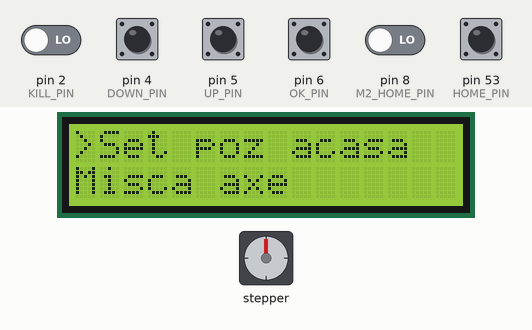
Simulated run of this sketch. Board: Arduino Mega 2560, built with avr-gcc and run on an emulated ATmega2560. Parts: stepper motor, 16×2 character LCD. Wiring (inferred from the names in the program): stepper motor driver (200 steps per turn assumed): step pin 51; direction pin 52. The test bench sets the inputs (shaded band); at power-on: pin 4 (DOWN_PIN), pin 5 (UP_PIN), pin 53 (HOME_PIN) HIGH, pin 2 (KILL_PIN), pin 6 (OK_PIN), pin 8 (M2_HOME_PIN) LOW. What the sketch prints to the serial monitor is not drawn.

Above: at 1.2 s.
1.3 s: pin 4 (DOWN_PIN) pulled LOW for 1 s
At 2.8 s:
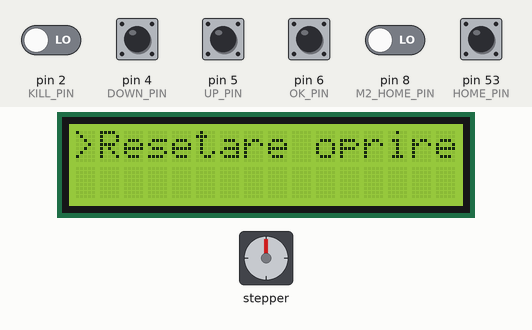
3.8 s: pin 6 (OK_PIN) pulled LOW for 1 s
At 3.99 s:
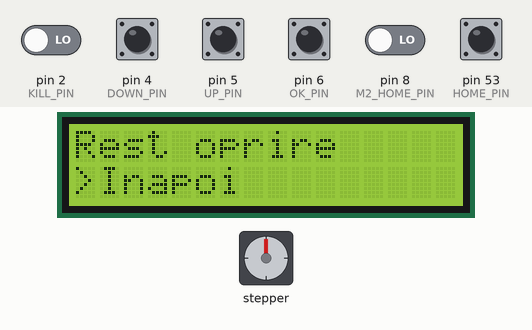
6.3 s: pin 5 (UP_PIN) pulled LOW for 0.15 s
At 7.2 s:
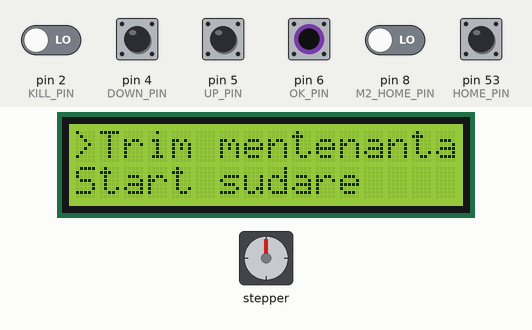
8.0 s: pin 5 (UP_PIN) pulled LOW for 1 s
At 8.25 s:
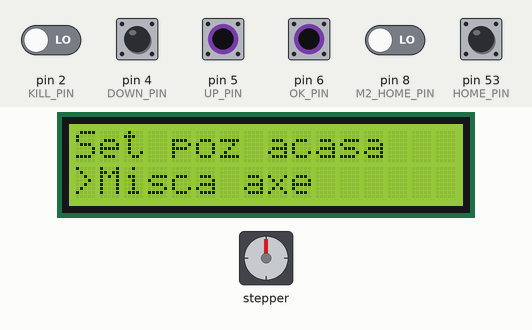
10.5 s: pin 6 (OK_PIN) pulled LOW for 0.15 s
At 11.8 s:
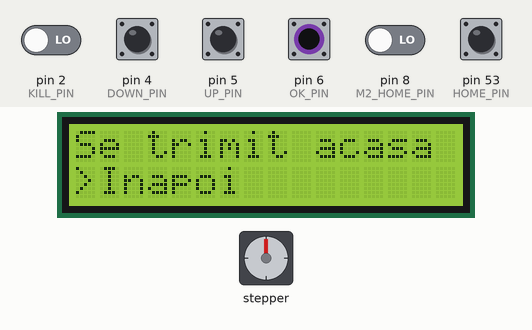
12.1 s: pin 4 (DOWN_PIN) driven LOW and pin 6 (OK_PIN) driven LOW
At 14.85 s:
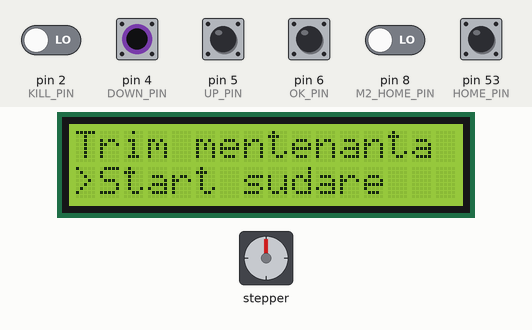
Timing chart, 0 to 18.0 s (numbered marks = the images above; inputs shaded):
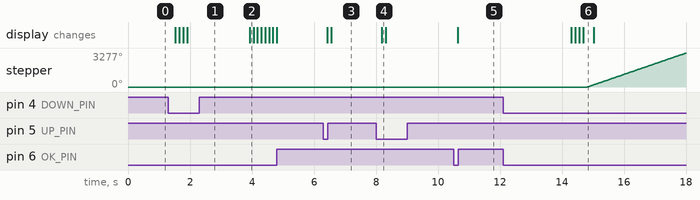

The sketch:

InterfaceTest.ino
```cpp
volatile int opresteTot = 1;
void ISR_opresteTot(){
  opresteTot  =0;
 // Serial.println("STOPPED");
}
class StepperMotor{
private:
  int pinStep;
  int pinDir;
  int pinHome;
  int poz;
  int pozMentenanta;
  int vMin;
  int vMax;
  bool areMentenanta;
public:
  StepperMotor(int pinDir, int pinStep, int pinHome, int vMin, int vMax){
    this->pinDir = pinDir;
    this->pinStep = pinStep;
    this->pinHome = pinHome;
    this->vMin = vMin;
    this->vMax = vMax;
    digitalWrite(this-> pinDir, HIGH);
    areMentenanta = false;
    this->poz = 9999999999999;
  }
  void setVMin(int v){
    this->vMin = v;
  }
  void setVMax(int v){
    this->vMax = v;
  }
  void setPozMentenanta(int p){
    this->pozMentenanta = p;
  }
  void step(int steps){
    if(steps > 0){
      digitalWrite(pinDir, HIGH);
      poz += steps;
    }else{
      Serial.println(poz, steps);
      digitalWrite(pinDir, LOW);
      if(steps * (-1) > poz){ // Cazul in care il pun sa mearga inpoi mai mult decat poz home
        steps = poz * (-1);
      }
      steps = (-1) * steps;
      poz -= steps;
      Serial.println(steps);
    }

    int change = 2;
    int rampUpStop = (vMin-vMax) / change;
    if (rampUpStop > steps / 2){
       rampUpStop = steps / 2;
    }
    int rampDownStart = steps - rampUpStop;
    int d = vMin;
    for (int i=0;i<steps;i++){
        digitalWrite(pinStep * opresteTot , HIGH);
        digitalWrite(pinStep * opresteTot , LOW);
        delayMicroseconds(d);
        if (i < rampUpStop)
            d -= change;
         else if (i > rampDownStart )
            d += change;
      }
   }


  void seteazaHome(bool sens, int nrPasi, int nrPasiInainte, int nrPasiIncet){
//    if (sens == false){
//      digitalWrite(pinDir, LOW);
//    } else{
//      digitalWrite(pinDir, HIGH);
//    }
    while(digitalRead(pinHome)){
      step(nrPasi);
      delay(5);
    }

    delay(1000);
    step (nrPasiInainte);
    delay(1000);
    while(digitalRead(pinHome)){
      step(nrPasiIncet);
      delay(5);
    }
    poz = 0;
  }
  void trimiteLaMentenanta(){
    step(pozMentenanta-poz);
    areMentenanta = true;
  }
  void trimiteLaAcasa(){
      step(-1*poz);
  }
  bool getAreMentenanta(){
    return areMentenanta;
  }

};

// #########################################################################################

#include <LinkedList.h>
#include <StateMachine.h>
#include <String.h>
#include <Wire.h>
#include <LiquidCrystal_I2C.h>


LiquidCrystal_I2C lcd(0x27,16,2);

#define DOWN_PIN  4
#define UP_PIN    5
#define OK_PIN    6

#define CS_PIN         10
#define DIR_PIN        52
#define STEP_PIN       51
#define HOME_PIN       53
#define KILL_PIN       2

#define M2_HOME_PIN    8
#define M2_DIR_PIN     7
#define M2_STEP_PIN    6

StepperMotor motor1(DIR_PIN, STEP_PIN, HOME_PIN, 1500, 500);
StepperMotor motor2(M2_DIR_PIN, M2_STEP_PIN, M2_HOME_PIN, 1400, 300);

const int STATE_DELAY = 100;
int randomState = 0;
StateMachine machine = StateMachine();
State* S_SetPozAcasa       = machine.addState(&D_SetPozAcasa);
State* S_TrimitAcasa       = machine.addState(&D_TrimitAcasa);
State* S_MiscaAxe          = machine.addState(&D_MiscaAxe);
  State* S_InapoiMiscaAxe  = machine.addState(&D_InapoiMiscaAxe);
  State* S_MiscaAxa1       = machine.addState(&D_MiscaAxa1);
  State* S_MiscaAxa2       = machine.addState(&D_MiscaAxa2);
  State* S_MiscaAxa3       = machine.addState(&D_MiscaAxa3);
  State* S_MiscaAxa4       = machine.addState(&D_MiscaAxa4);
State* S_TrimiteMentenanta = machine.addState(&D_TrimiteMentenanta);
State* S_StartSudare       = machine.addState(&D_StartSudare);
State* S_ProcedeuSudare    = machine.addState(&D_ProcedeuSudare);
State* S_Resetare          = machine.addState(&D_Resetare);
State* S_ResetKill         = machine.addState(&D_ResetKill);

String selecteazaText(String txt){
  return ">" + txt;
};
void afisInfo(String txt1, bool sel, String txt2){
  lcd.clear();
  if(sel){
    lcd.setCursor(0,0);
    lcd.print(selecteazaText(txt1));
    lcd.setCursor(0,1);
    lcd.print(txt2);
  } else {
    lcd.setCursor(0,0);
    lcd.print(txt1);
    lcd.setCursor(0,1);
    lcd.print(selecteazaText(txt2));
  }
}

String I_SetPozAcasa = "Set poz acasa";
String I_MiscaAxe    = "Misca axe";
String I_TrimiteMentenanta = "Trim mentenanta";
String I_StartSudare = "Start sudare";
String I_Resetare    = "Resetare oprire";
String I_Inapoi      = "Inapoi";
String I_MiscaAxa   = "Misca axa";


//#####################################################################################################################################
void setup() {
  Serial.begin(9600);
  randomSeed(A0);
  pinMode(DOWN_PIN, INPUT_PULLUP);
  pinMode(UP_PIN, INPUT_PULLUP);
  pinMode(OK_PIN, INPUT_PULLUP);


  pinMode(DIR_PIN, OUTPUT);
  pinMode(STEP_PIN, OUTPUT);
  pinMode(HOME_PIN, INPUT_PULLUP);
  attachInterrupt(digitalPinToInterrupt(KILL_PIN), ISR_opresteTot, CHANGE);

  lcd.init();
  lcd.backlight();

  S_SetPozAcasa->addTransition(&T_BDown, S_MiscaAxe);
  S_SetPozAcasa->addTransition(&T_BOk, S_TrimitAcasa);

  S_TrimitAcasa->addTransition(&T_BOk, S_SetPozAcasa);

  S_MiscaAxe->addTransition(&T_BUp, S_SetPozAcasa);
  S_MiscaAxe->addTransition(&T_BDown, S_TrimiteMentenanta);
  S_MiscaAxe->addTransition(&T_BOk, S_InapoiMiscaAxe);
    S_InapoiMiscaAxe->addTransition(&T_BOk, S_MiscaAxe);
    S_InapoiMiscaAxe->addTransition(&T_BDown, S_MiscaAxa1);

    S_MiscaAxa1->addTransition(&T_BUp, S_InapoiMiscaAxe);
    S_MiscaAxa1->addTransition(&T_BDown, S_MiscaAxa2);

    S_MiscaAxa2->addTransition(&T_BUp, S_MiscaAxa1);
    S_MiscaAxa2->addTransition(&T_BDown, S_MiscaAxa3);

    S_MiscaAxa3->addTransition(&T_BUp, S_MiscaAxa2);
    S_MiscaAxa3->addTransition(&T_BDown, S_MiscaAxa4);

    S_MiscaAxa4->addTransition(&T_BUp, S_MiscaAxa3);

  S_TrimiteMentenanta->addTransition(&T_BUp, S_MiscaAxe);
  S_TrimiteMentenanta->addTransition(&T_BDown, S_StartSudare);

  S_StartSudare->addTransition(&T_BUp, S_TrimiteMentenanta);
  S_StartSudare->addTransition(&T_BOk, S_ProcedeuSudare);
   S_ProcedeuSudare->addTransition(&T_BOk, S_StartSudare);
  S_StartSudare->addTransition(&T_BDown, S_Resetare);

  S_Resetare->addTransition(&T_BUp, S_StartSudare);
  S_Resetare->addTransition(&T_BOk, S_ResetKill);

  S_ResetKill->addTransition(&T_BOk, S_Resetare);


}

void loop() {
  // put your main code here, to run repeatedly:
  machine.run();
  delay(STATE_DELAY);
}

void D_SetPozAcasa(){
  if(machine.executeOnce){
    afisInfo(I_SetPozAcasa, true, I_MiscaAxe);
    Serial.println("Setpozacasa");
  }
}
void D_MiscaAxe(){
  if(machine.executeOnce){
    afisInfo(I_SetPozAcasa, false, I_MiscaAxe);
    Serial.println("Miscaaxe");
  }
}
void D_InapoiMiscaAxe(){
  if(machine.executeOnce){
    afisInfo(I_Inapoi, true, I_MiscaAxa+"1");
  }
}
void D_MiscaAxa1(){
  if(machine.executeOnce){
    afisInfo(I_Inapoi, false, I_MiscaAxa+"1");
  }
}
void D_MiscaAxa2(){
  if(machine.executeOnce){
    afisInfo(I_MiscaAxa+"2", true, I_MiscaAxa+"3");
  }
}
void D_MiscaAxa3(){
  if(machine.executeOnce){
    afisInfo(I_MiscaAxa+"2", false, I_MiscaAxa+"3");
  }
}
void D_MiscaAxa4(){
  if(machine.executeOnce){
    afisInfo(I_MiscaAxa+"4", true, "   ");
  }
}
void D_TrimiteMentenanta(){
  if(machine.executeOnce){
    afisInfo(I_TrimiteMentenanta, true, I_StartSudare);
  }
}
void D_TrimitAcasa(){
  if(machine.executeOnce){
    afisInfo("Se trimit acasa", false, "Inapoi");
    motor2.seteazaHome(true,10,3000,5);
  }
}
void D_StartSudare(){
  if(machine.executeOnce){
    afisInfo(I_TrimiteMentenanta, false, I_StartSudare);
  }
}
void D_Resetare(){
  if(machine.executeOnce){
    afisInfo(I_Resetare, true, "        ");
  }
}
void D_ResetKill(){
  if(machine.executeOnce){
    afisInfo("Rest oprire", false, "Inapoi");
    opresteTot = 1;
  }
}

//#########################################################################################

void D_ProcedeuSudare(){
  if(machine.executeOnce){
    lcd.clear();
    lcd.setCursor(0,0);
    lcd.print("Trimite motoare ");
    lcd.setCursor(0,1);
    lcd.print("acasa");
    motor1.seteazaHome(false,20,6000,5);
    lcd.clear();
    lcd.setCursor(0,0);
    lcd.print("Start sudare");
    while(opresteTot == 1){
      motor1.step(10000);
      delay(100);
      //Serial.println(opresteTot);
      motor1.step(-3000);
      delay(1000);
    }
    lcd.clear();
    lcd.setCursor(0,0);
    lcd.print("Oprire urgenta");
    lcd.setCursor(0,1);
    lcd.print(">Inapoi");
    //opresteTot = 1;
  }
}

bool T_BDown(){
  if(digitalRead(DOWN_PIN) == LOW){
    return true;
  }
  return false;
}
bool T_BUp(){
  if(digitalRead(UP_PIN) == LOW){
    return true;
  }
  return false;
}
bool T_BOk(){
  if(digitalRead(OK_PIN) == LOW){
    return true;
  }
  return false;
}
//##IOFILE#######################################################################################################################################################################################################
```

Measured:
- after the input at 1.3 s, the display: first changes after 0.22 s (image 1 shows a later state)
- after the input at 3.8 s, the display: changes after 0.13 s (image 2)
- after the input at 6.3 s, the display: first changes after 0.13 s (image 3 shows a later state)
- after the input at 8.0 s, the display: changes after 0.19 s (image 4)
- after the input at 10.5 s, the display: changes after 0.14 s (image 5)
- after the input at 12.1 s, stepper: keeps turning clockwise at about 1031°/s, starting after 2.7 s; the display: first changes after 2.2 s (image 6 shows a later state)
